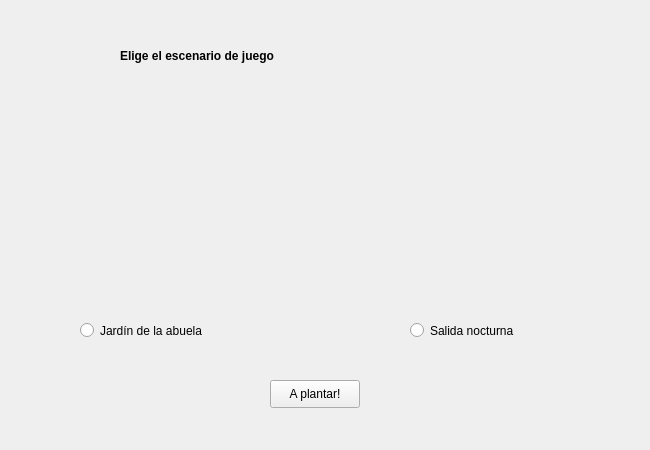
<?xml version="1.0" encoding="UTF-8"?>
<ui version="4.0">
 <class>ventana_seleccion_escenario</class>
 <widget class="QWidget" name="ventana_seleccion_escenario">
  <property name="geometry">
   <rect>
    <x>0</x>
    <y>0</y>
    <width>650</width>
    <height>450</height>
   </rect>
  </property>
  <property name="windowTitle">
   <string>Selección de escenario</string>
  </property>
  <widget class="QLabel" name="fondo">
   <property name="geometry">
    <rect>
     <x>0</x>
     <y>0</y>
     <width>650</width>
     <height>450</height>
    </rect>
   </property>
   <property name="text">
    <string/>
   </property>
   <property name="pixmap">
    <pixmap>../../sprites/Fondos/fondoMenu.png</pixmap>
   </property>
   <property name="scaledContents">
    <bool>true</bool>
   </property>
  </widget>
  <widget class="QLabel" name="titulo">
   <property name="geometry">
    <rect>
     <x>120</x>
     <y>20</y>
     <width>411</width>
     <height>71</height>
    </rect>
   </property>
   <property name="styleSheet">
    <string notr="true">font: 75 24pt &quot;Ubuntu&quot;;
font-weight: bold;</string>
   </property>
   <property name="text">
    <string>Elige el escenario de juego</string>
   </property>
  </widget>
  <widget class="QLabel" name="img_jardin_abuela">
   <property name="geometry">
    <rect>
     <x>10</x>
     <y>90</y>
     <width>300</width>
     <height>200</height>
    </rect>
   </property>
   <property name="text">
    <string/>
   </property>
   <property name="pixmap">
    <pixmap>../../sprites/Fondos/jardinAbuela.png</pixmap>
   </property>
   <property name="scaledContents">
    <bool>true</bool>
   </property>
  </widget>
  <widget class="QLabel" name="img_salida_nocturna">
   <property name="geometry">
    <rect>
     <x>340</x>
     <y>90</y>
     <width>300</width>
     <height>200</height>
    </rect>
   </property>
   <property name="text">
    <string/>
   </property>
   <property name="pixmap">
    <pixmap>../../sprites/Fondos/salidaNocturna.png</pixmap>
   </property>
   <property name="scaledContents">
    <bool>true</bool>
   </property>
  </widget>
  <widget class="QRadioButton" name="boton_jardin_abuela">
   <property name="geometry">
    <rect>
     <x>80</x>
     <y>320</y>
     <width>141</width>
     <height>21</height>
    </rect>
   </property>
   <property name="autoFillBackground">
    <bool>true</bool>
   </property>
   <property name="text">
    <string>Jardín de la abuela</string>
   </property>
  </widget>
  <widget class="QRadioButton" name="boton_salida_nocturna">
   <property name="geometry">
    <rect>
     <x>410</x>
     <y>320</y>
     <width>141</width>
     <height>21</height>
    </rect>
   </property>
   <property name="autoFillBackground">
    <bool>true</bool>
   </property>
   <property name="text">
    <string>Salida nocturna</string>
   </property>
  </widget>
  <widget class="QPushButton" name="boton_inicio">
   <property name="geometry">
    <rect>
     <x>270</x>
     <y>380</y>
     <width>90</width>
     <height>28</height>
    </rect>
   </property>
   <property name="text">
    <string>A plantar!</string>
   </property>
  </widget>
 </widget>
 <resources/>
 <connections/>
</ui>
